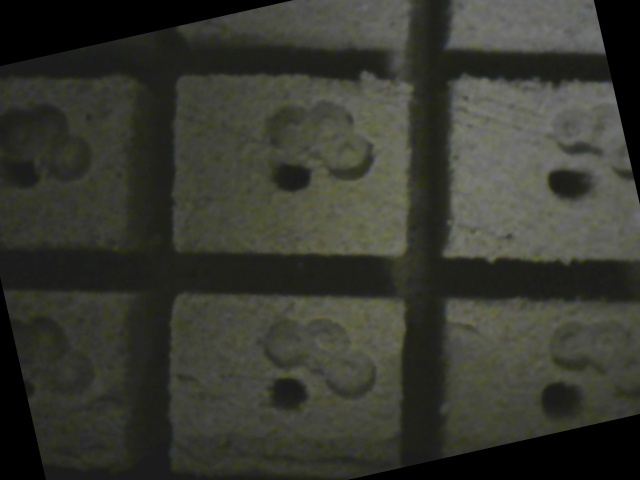
#> input picture oneaftertapemeasurer.png, 640 x 480 px
$ python multipicctureshow.py
#> lines starting #> are read from the running program, lines starting #| are printed output that depends on the picture
#Import modules
import cv2
import numpy as np

#import images
image1 = cv2.imread('oneaftertapemeasurer.png',0)
#> image1: shape (480, 640); min 0, max 119, mean 55.4
image2 = cv2.imread('3aftertapemeasurer.png',0)
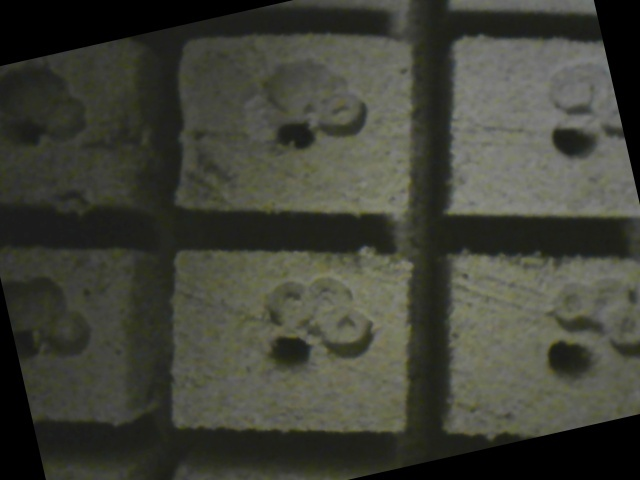
#> input picture 3aftertapemeasurer.png, 640 x 480 px
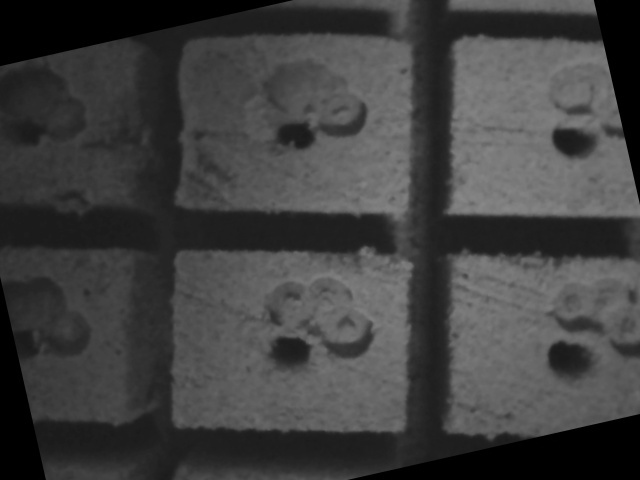
#> image2: shape (480, 640); min 0, max 136, mean 64.2


#Translate 2nd image
rows,cols = image2.shape
#> rows = 480; cols = 640
y = int(25/(0.1388))
M = np.float32([[1,0,0],[0,1,-y]])
dst = cv2.warpAffine(image2,M,(cols,rows))
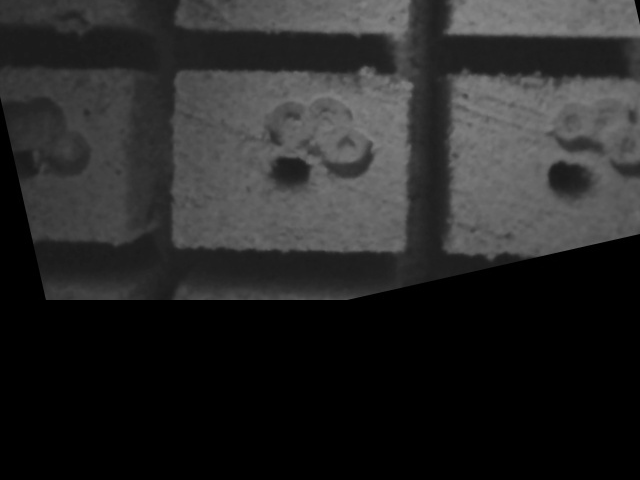
#> dst: shape (480, 640); min 0, max 136, mean 40.3

#Add images together
result = cv2.add(image1, dst)
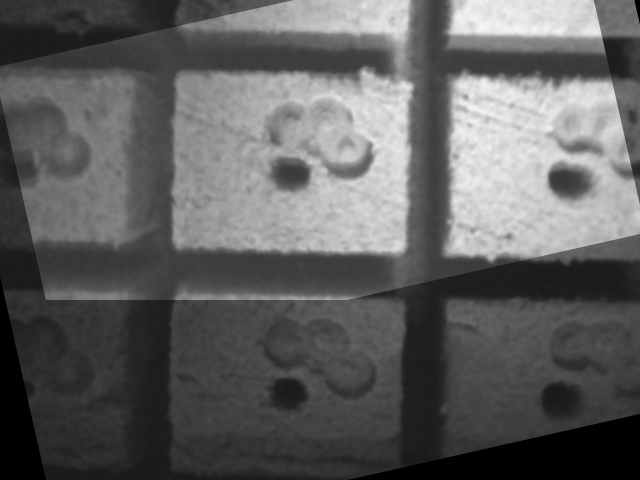
#> result: shape (480, 640); min 0, max 247, mean 95.7
#result = image1 + dst

width, height = result.shape
#> width = 480; height = 640
print('width = ' + str(width))
#| width = 480
print('height = ' + str(height))
#| height = 640

#Display result
cv2.imshow('result', result)
cv2.waitKey(0)
cv2.destroyAllWindows()
